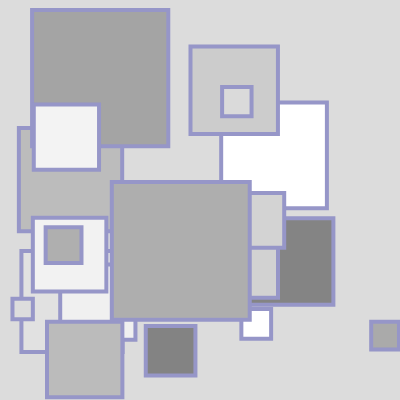
Frame 1 (no input)
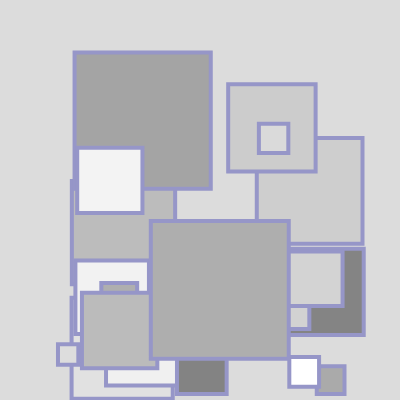
Frame 60 (no input)
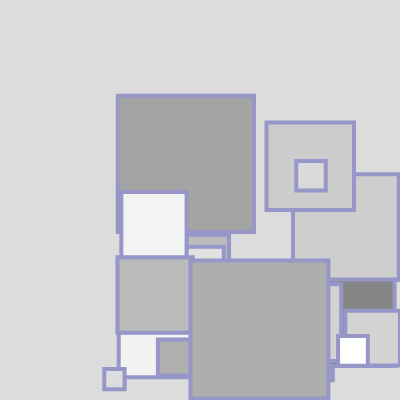
Frame 120 (the mouse pressed at the canvas centre since frame 60)

The p5.js sketch that drew these frames (run headless with seeded random() and noise() and a simulated clock; from frame 60 on, the mouse is pressed at the canvas centre):

// p5.js sketch
// ── sketch.js
// W6.2-3 Bouncing gray squares vv
// https://editor.p5js.org/benjamin.bergery/sketches/F7E7t3yBY
// Added colorIt function to class

// to get colors in the class you need to pass 3 variables or an array

let bsquares = [];

function setup() {
  createCanvas(400, 400);

  for (let indy = 0; indy < 22; indy++) {
    let bradius = random(10, 70);
    let bspeed = random(0.5, 1);
    let xstart = random(bradius, width - bradius);
    let ystart = random(bradius, height - bradius);
    bsquares[indy] = new Bsquare(xstart, ystart, bradius, bspeed);
  }
}

function draw() {
  background(220);

  // for each (item of array)
  // run classInstance.classFunction()

  for (let bsquare of bsquares) {
    bsquare.bounceRandom();
  }
}

/*** CLASS ***/

class Bsquare {
  constructor(x, y, r, bsp) {
    /*** new property ***/
    this.color = random(128, 255);

    // this.color = (random(200,250),200,0);
    // NO WORKY

    this.x = x;
    this.y = y;
    this.r = r;
    this.xsp = bsp; // xspeed
    this.ysp = bsp; // yspeed
  }

  bounceRandom() {
    this.move();
    this.show();
    this.colorIt();
  }

  /*** new function inside class ***/

  colorIt() {
    fill(this.color);
  }

  // display ball
  show() {
    stroke(150, 150, 200);
    strokeWeight(4);
    //  noFill();
    rect(this.x - this.r, this.y - this.r, this.r * 2);
  }

  // move and bounce ball
  move() {
    // move ball
    this.x = this.x + this.xsp;
    this.y = this.y + this.ysp;

    // bounce x
    if (this.x >= width - this.r || this.x <= 0 + this.r) {
      this.xsp = -this.xsp;
    }

    // bounce y
    if (this.y >= height - this.r || this.y <= 0 + this.r) {
      this.ysp = -this.ysp;
    }
  }
}

let poemLines = [
  "Like a kettle",
  "Percolate",
  "Like a dagger",
  "Perforate",
  "Like a doctor",
  "Resuscitate",
  "Like a stream",
  "Irrigate",
  "Like a vitamin",
  "Invigorate",
  "Like an idea",
  "Rehabilitate",
  "Like a gong",
  "Resonate",
  "Like a mime",
  "Imitate",
  "Like an author",
  "Dedicate",
  "Like a cow",
  "Lactate",
  "Like a gong",
  "Resonate",
  "Like a song",
  "Celebrate",
];
/*******************************/
// based on my previous exercise https://editor.p5js.org/benjamin.bergery/sketches/WUlFUTdMe
//
//https://editor.p5js.org/benjamin.bergery/sketches/MB6gURy6E

// rect parameters needed tweeking
// to bounce correctly
//ellipse(this.x, this.y, this.r * 2);

/*** NOTES ********************/

// don't make UNNEEDED GLOBALS
// GO FOR LOCAL OR BETTER YET PRIVATE

// QUESTION grays work, how do I get colors to work? line 39
